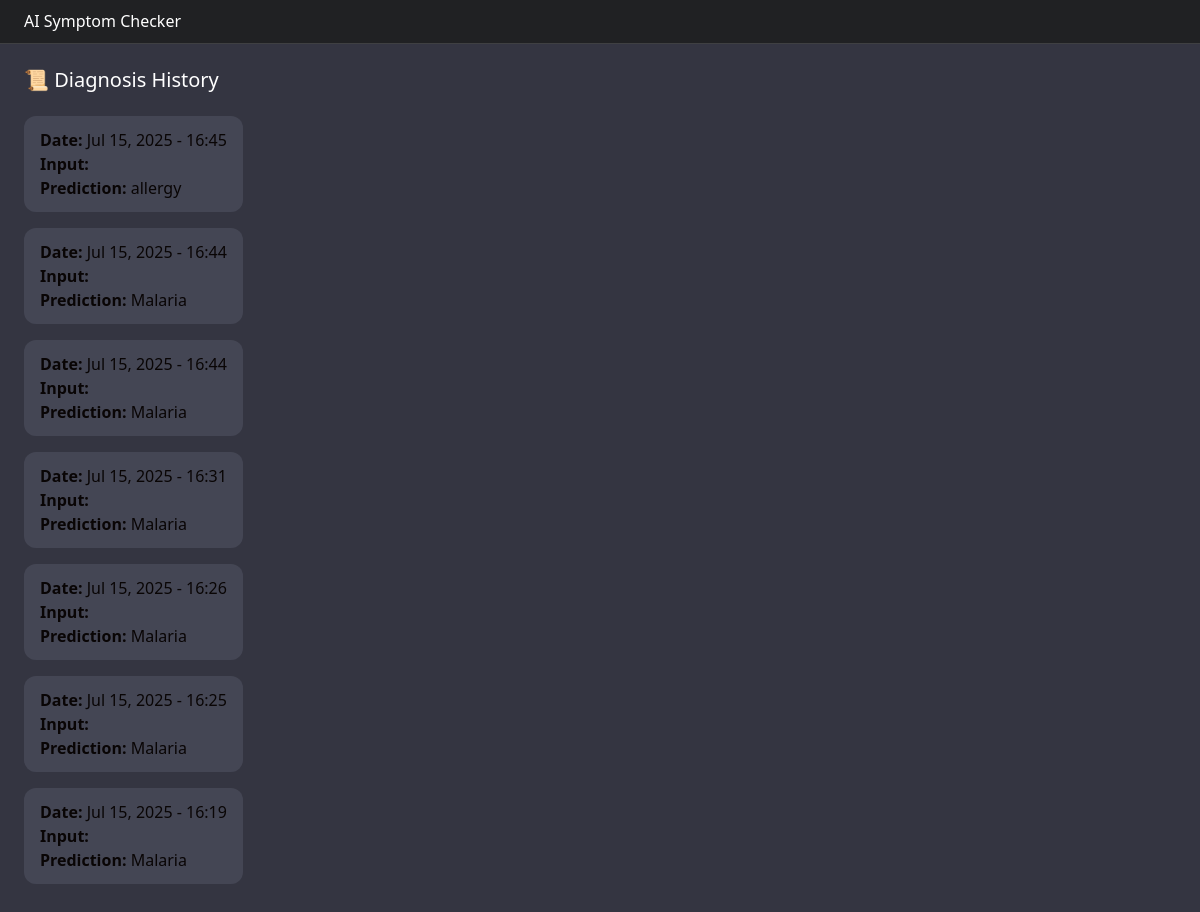
The page /history/ (signed in) on the database its author committed.
### diagnosis/models.py (models this page shows, shortened)
class DiagnosisHistory(models.Model):
    user = models.ForeignKey(settings.AUTH_USER_MODEL, on_delete=models.CASCADE)
    symptoms = models.TextField()
    prediction = models.CharField(max_length=100)
    created_at = models.DateTimeField(auto_now_add=True)

### diagnosis/views.py (the view)
# urls.py: path('history/', diagnosis_history, name='history'),
@login_required
def diagnosis_history(request):
    history = DiagnosisHistory.objects.filter(user=request.user).order_by('-created_at')
    return render(request, 'diagnosis/history.html', {'history': history})

### templates/diagnosis/history.html (shortened to what this page needs)
{% extends 'base.html' %}
{% block content %}
<div class="chat-window">
    <h5 class="text-white mb-4">📜 Diagnosis History</h5>
    {% if history %}
        <div class="list-group">
            {% for item in history %}
            <div class="message bot-message">
                <strong>Date:</strong> {{ item.created_at|date:"M d, Y - H:i" }}<br>
                <strong>Input:</strong> {{ item.input_text }}<br>
                <strong>Prediction:</strong> {{ item.prediction }}
            </div>
            {% endfor %}
        </div>
    {% else %}
        <p class="text-muted">No diagnosis history found.</p>
    {% endif %}
</div>
{% endblock %}

### templates/base.html (style rules this page uses)
body { background-color: #343541; color: #090505; font-family: 'Segoe UI', sans-serif; }
.chat-window { flex: 1; padding: 24px; overflow-y: auto; }
.message { max-width: 700px; margin-bottom: 16px; border-radius: 12px; padding: 12px 16px; }
.bot-message { background-color: #444654; align-self: flex-start; margin-right: auto; }

### rows shown on the page
DiagnosisHistory: created_at "Jul 15, 2025 - 16:45", prediction "allergy"
DiagnosisHistory: created_at "Jul 15, 2025 - 16:44", prediction "Malaria"
DiagnosisHistory: created_at "Jul 15, 2025 - 16:44", prediction "Malaria"
DiagnosisHistory: created_at "Jul 15, 2025 - 16:31", prediction "Malaria"
DiagnosisHistory: created_at "Jul 15, 2025 - 16:26", prediction "Malaria"
DiagnosisHistory: created_at "Jul 15, 2025 - 16:25", prediction "Malaria"
DiagnosisHistory: created_at "Jul 15, 2025 - 16:19", prediction "Malaria"
